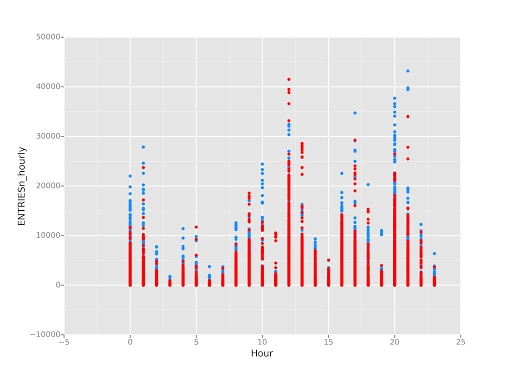

This figure's Python source:
from pandas import *
from ggplot import *
from pandas import DataFrame

def plot_weather_data(turnstile_weather):
    ''' 
    plot_weather_data is passed a dataframe called turnstile_weather. 
    Use turnstile_weather along with ggplot to make another data visualization
    focused on the MTA and weather data we used in Project 3.
    
    Make a type of visualization different than what you did in the previous exercise.
    Try to use the data in a different way (e.g., if you made a lineplot concerning 
    ridership and time of day in exercise #1, maybe look at weather and try to make a 
    histogram in this exercise). Or try to use multiple encodings in your graph if 
    you didn't in the previous exercise.
    
    You should feel free to implement something that we discussed in class 
    (e.g., scatterplots, line plots, or histograms) or attempt to implement
    something more advanced if you'd like.

    Here are some suggestions for things to investigate and illustrate:
     * Ridership by time-of-day or day-of-week
     * How ridership varies by subway station
     * Which stations have more exits or entries at different times of day

    If you'd like to learn more about ggplot and its capabilities, take
    a look at the documentation at:
    https://pypi.python.org/pypi/ggplot/
     
    You can check out the link 
    https://www.dropbox.com/s/meyki2wl9xfa7yk/turnstile_data_master_with_weather.csv
    to see all the columns and data points included in the turnstile_weather 
    dataframe.
     
   However, due to the limitation of our Amazon EC2 server, we are giving you a random
    subset, about 1/3 of the actual data in the turnstile_weather dataframe.
    '''

    plot = ggplot(turnstile_weather, aes(x='Hour',y='ENTRIESn_hourly'))+geom_point(color='dodgerblue')+geom_point(aes(x='Hour', y='EXITSn_hourly'),color='red')
    print plot
    return plot
turnstile_weather=pandas.read_csv("C:/move - bwlee/Data Analysis/Nano/Intro to Data Science/project/code/turnstile_data_master_with_weather.csv")
plot_weather_data(turnstile_weather)
